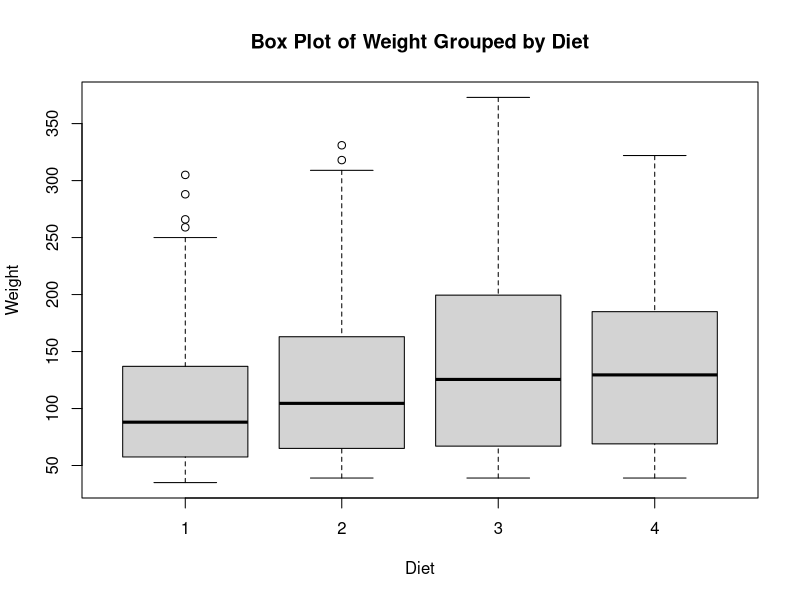
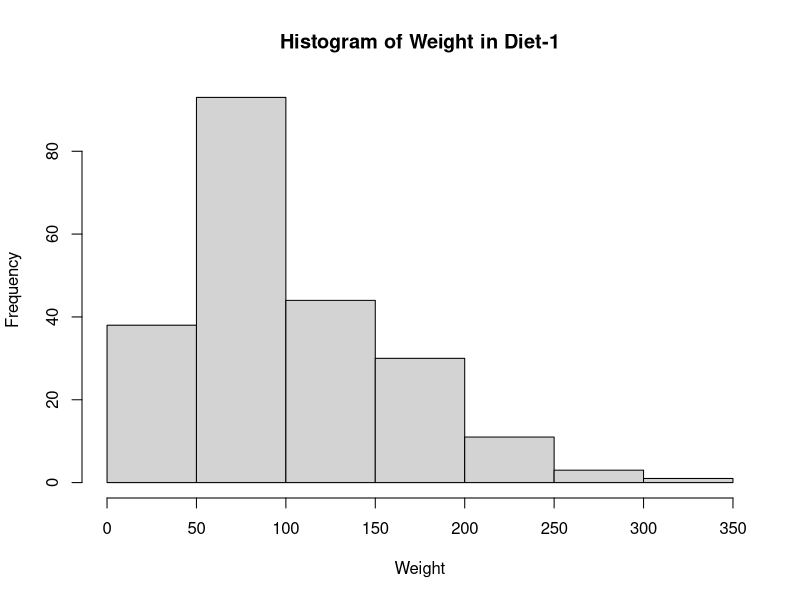
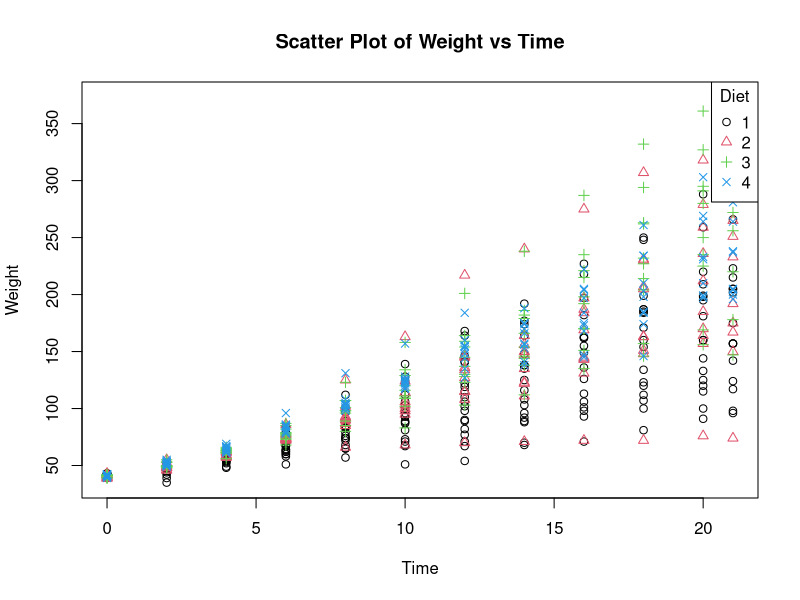

Here is the R script that generated these plots, in order:
data("ChickWeight")

# Create a Box plot for weight grouped by Die
boxplot(weight ~ Diet, data = ChickWeight,
        main = "Box Plot of Weight Grouped by Diet",
        xlab = "Diet", ylab = "Weight")

hist(ChickWeight$weight[ChickWeight$Diet == 1],
     main = "Histogram of Weight in Diet-1",
     xlab = "Weight", ylab = "Frequency")

plot(ChickWeight$Time, ChickWeight$weight,
     col = as.numeric(ChickWeight$Diet),
     xlab = "Time", ylab = "Weight",
     main = "Scatter Plot of Weight vs Time",
     pch = as.numeric(ChickWeight$Diet))
legend("topright", legend = levels(ChickWeight$Diet),
       col = unique(as.numeric(ChickWeight$Diet)),
       pch = unique(as.numeric(ChickWeight$Diet)),
       title = "Diet")
